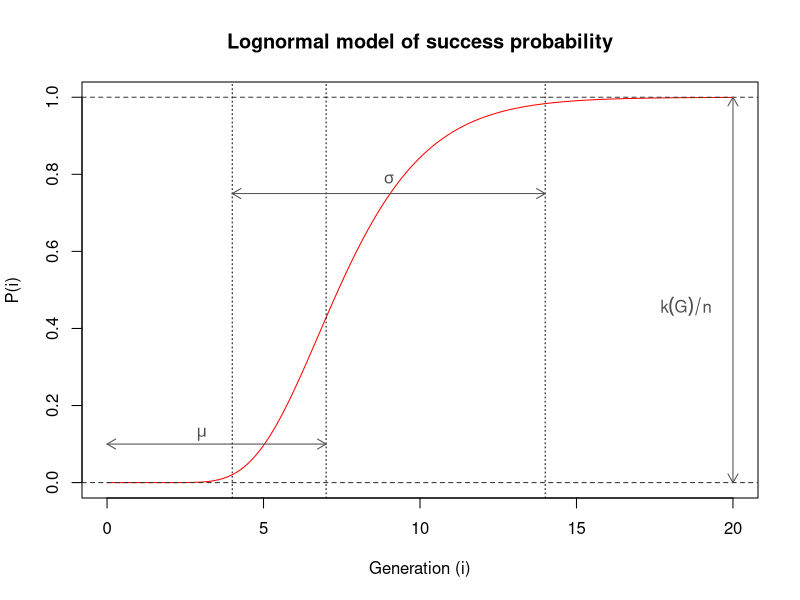

R code for this plot: (Note: a time limit stopped this script after it produced the figure.)
#!/usr/bin/Rscript --vanilla

i <- seq(from=0, to=20, length=200)
y <- plnorm(i, mean=2, sd=0.3)

x11()

plot(i, y, type="n", xlab="Generation (i)", ylab="P(i)", main="Lognormal model of success probability")
lines(i, y, col="red")

abline(h=1, col="grey20", lty="dashed")
abline(h=0, col="grey20", lty="dashed")
abline(v=4, lty="dotted")
abline(v=14,lty="dotted")
abline(v=7, lty="dotted")

# Sigma
arrows(4, 0.75, 14, 0.75,length=0.1, code=3, col="grey30")
text(9, 0.75, expression(sigma), pos=3, col="grey30")
# K
arrows(20, 0, 20, 1,length=0.1, code=3, col="grey30")
text(18.5, 0.5, expression(k(G)/n), pos=1, col="grey30")
# Mean
arrows(0, 0.1, 7, 0.1,length=0.1, code=3, col="grey30")
text(3.5, 0.12, expression(mu), pos=2, col="grey30")

dev.copy2pdf(file="lognormal.pdf")
while(1) Sys.sleep(10)
